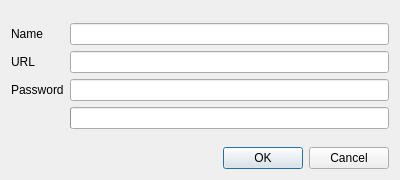
<?xml version="1.0" encoding="UTF-8"?>
<ui version="4.0">
 <class>EditDialog</class>
 <widget class="QDialog" name="EditDialog">
  <property name="geometry">
   <rect>
    <x>0</x>
    <y>0</y>
    <width>400</width>
    <height>180</height>
   </rect>
  </property>
  <property name="windowTitle">
   <string>Edit Password</string>
  </property>
  <property name="locale">
   <locale language="English" country="UnitedStates"/>
  </property>
  <layout class="QVBoxLayout" name="verticalLayout">
   <item>
    <layout class="QFormLayout" name="formLayout">
     <item row="1" column="0">
      <widget class="QLabel" name="nameLabel">
       <property name="text">
        <string>Name</string>
       </property>
      </widget>
     </item>
     <item row="3" column="0">
      <widget class="QLabel" name="passwordLabel">
       <property name="text">
        <string>Password</string>
       </property>
      </widget>
     </item>
     <item row="1" column="1">
      <widget class="QLineEdit" name="nameEdit">
       <property name="locale">
        <locale language="English" country="UnitedStates"/>
       </property>
      </widget>
     </item>
     <item row="3" column="1">
      <widget class="QLineEdit" name="passwordEdit">
       <property name="locale">
        <locale language="English" country="UnitedStates"/>
       </property>
       <property name="echoMode">
        <enum>QLineEdit::Password</enum>
       </property>
      </widget>
     </item>
     <item row="0" column="1">
      <spacer name="verticalSpacer">
       <property name="orientation">
        <enum>Qt::Vertical</enum>
       </property>
       <property name="sizeHint" stdset="0">
        <size>
         <width>20</width>
         <height>40</height>
        </size>
       </property>
      </spacer>
     </item>
     <item row="5" column="1">
      <spacer name="verticalSpacer_2">
       <property name="orientation">
        <enum>Qt::Vertical</enum>
       </property>
       <property name="sizeHint" stdset="0">
        <size>
         <width>20</width>
         <height>40</height>
        </size>
       </property>
      </spacer>
     </item>
     <item row="2" column="0">
      <widget class="QLabel" name="urlLabel">
       <property name="text">
        <string>URL</string>
       </property>
      </widget>
     </item>
     <item row="2" column="1">
      <widget class="QLineEdit" name="urlEdit"/>
     </item>
     <item row="4" column="1">
      <widget class="QProgressBar" name="strengthMeter">
       <property name="maximum">
        <number>5</number>
       </property>
       <property name="value">
        <number>0</number>
       </property>
       <property name="textVisible">
        <bool>false</bool>
       </property>
      </widget>
     </item>
     <item row="4" column="0">
      <widget class="QLabel" name="strengthLabel"/>
     </item>
    </layout>
   </item>
   <item>
    <widget class="QDialogButtonBox" name="buttonBox">
     <property name="orientation">
      <enum>Qt::Horizontal</enum>
     </property>
     <property name="standardButtons">
      <set>QDialogButtonBox::Cancel|QDialogButtonBox::Ok</set>
     </property>
    </widget>
   </item>
  </layout>
 </widget>
 <tabstops>
  <tabstop>nameEdit</tabstop>
  <tabstop>urlEdit</tabstop>
  <tabstop>passwordEdit</tabstop>
 </tabstops>
 <resources/>
 <connections>
  <connection>
   <sender>buttonBox</sender>
   <signal>rejected()</signal>
   <receiver>EditDialog</receiver>
   <slot>reject()</slot>
   <hints>
    <hint type="sourcelabel">
     <x>199</x>
     <y>158</y>
    </hint>
    <hint type="destinationlabel">
     <x>199</x>
     <y>89</y>
    </hint>
   </hints>
  </connection>
 </connections>
</ui>
